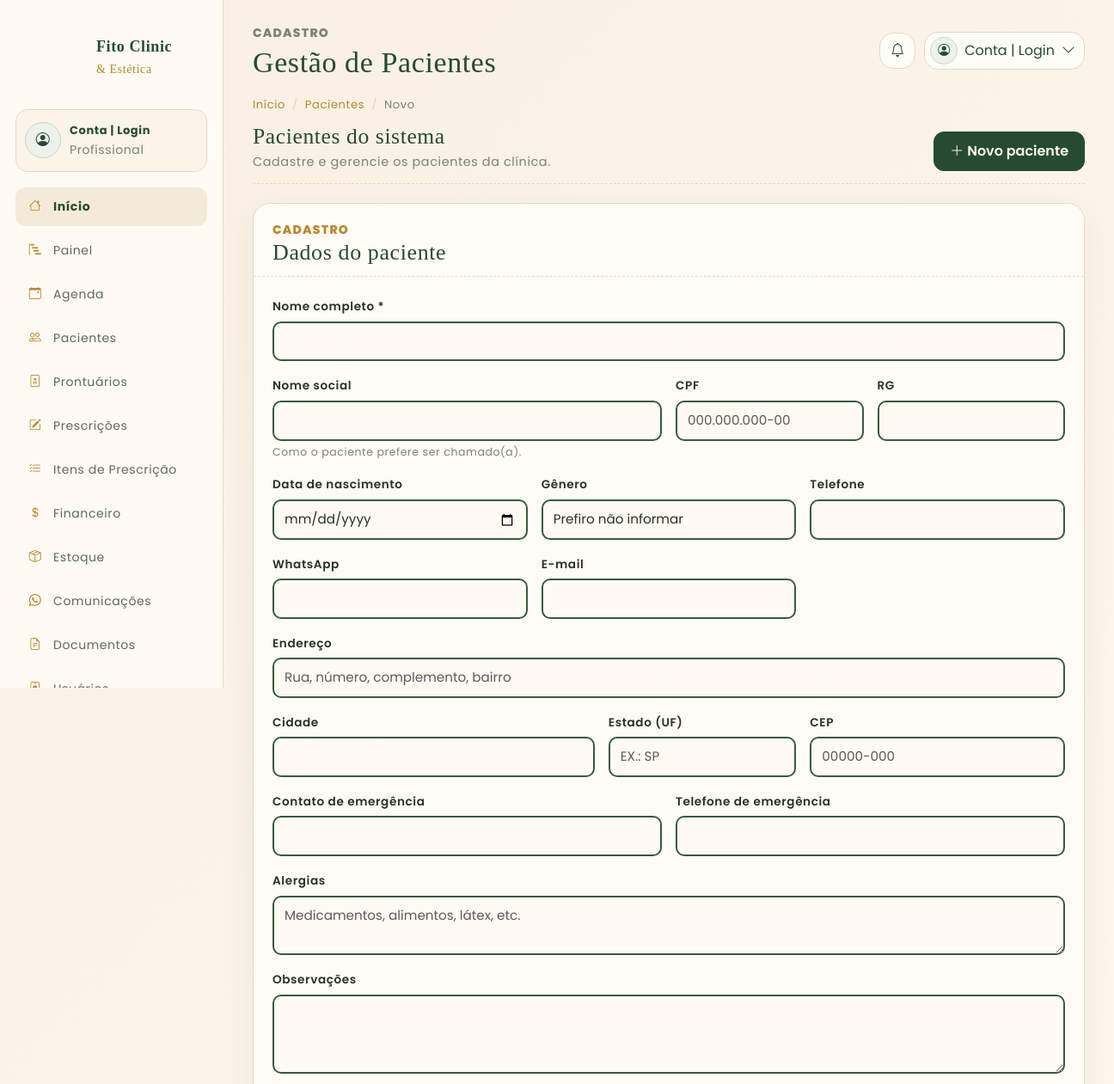
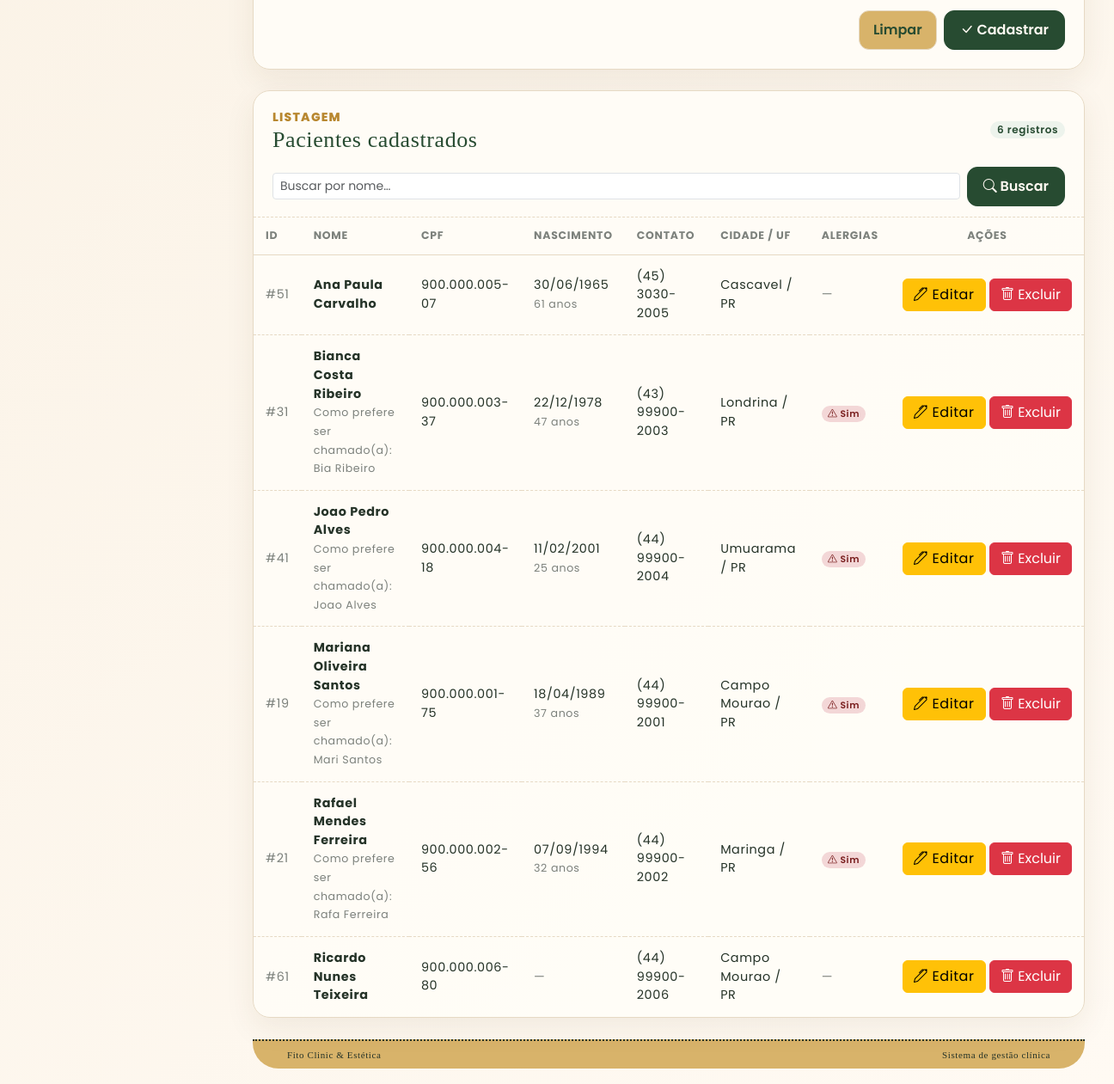
/pages/pacientesPage.php, run on the app's committed database (2 pictures, top to bottom).
### tables this page shows
CREATE TABLE pacientes (
    id BIGINT UNSIGNED AUTO_INCREMENT PRIMARY KEY,

    nome VARCHAR(150) NOT NULL,
    nome_social VARCHAR(150) NULL,

    cpf VARCHAR(14) NULL UNIQUE,
    rg VARCHAR(30) NULL,

    data_nascimento DATE NULL,
    genero ENUM(
        'masculino',
        'feminino',
        'outro',
        'nao_informado'
    ) DEFAULT 'nao_informado',

    telefone VARCHAR(30) NULL,
    whatsapp VARCHAR(30) NULL,
    email VARCHAR(150) NULL,

    endereco VARCHAR(255) NULL,
    cidade VARCHAR(100) NULL,
    estado CHAR(2) NULL,
    cep VARCHAR(10) NULL,

    contato_emergencia VARCHAR(150) NULL,
    telefone_emergencia VARCHAR(30) NULL,

    alergias TEXT NULL,
    observacoes TEXT NULL,

    criado_em TIMESTAMP DEFAULT CURRENT_TIMESTAMP,
    atualizado_em TIMESTAMP DEFAULT CURRENT_TIMESTAMP
        ON UPDATE CURRENT_TIMESTAMP
);

### views/pacientesGUI.php (the view, shortened to what the rows shown need)
<?php
function renderPacienteGUI(
    array $pacientes,
    array $mensagens = [],
    ?Paciente $pacienteEdicao = null,
    string $busca = ''
): void {
    $escapar = static fn($v) => htmlspecialchars((string) $v, ENT_QUOTES, 'UTF-8');
    $isEdicao = $pacienteEdicao !== null;
    ?>
    <!DOCTYPE html>
    <html lang="pt-BR">
    <head>
        <link rel="stylesheet" href="../media/bootstrap/css/bootstrap.css" />
        <link rel="stylesheet" href="../media/icons/bootstrap-icons.css" />
        <link rel="stylesheet" href="../css/styles.css" />
        <link rel="stylesheet" href="../css/php.css" />
    </head>
    <body>
        <div class="app-shell">
            <main class="main">
                <header class="topbar">
                    <div>
                        <h1><?= $isEdicao ? 'Editar paciente' : 'Gestão de Pacientes' ?></h1>
                    </div>
                </header>
                <div class="page-header">
                    <div>
                        <h1><?= $isEdicao ? 'Editando paciente #' . (int) $pacienteEdicao->id : 'Pacientes do sistema' ?>
                        </h1>
                    </div>
                </div>
                <div class="collapse show" id="formNovoPaciente">
                    <div class="card card-fito mb-4 <?= $isEdicao ? 'border-warning' : '' ?>">
                        <div class="card-header d-flex justify-content-between align-items-center">
                            <div>
                                <h2 class="m-0">
                                    <?= $isEdicao ? 'Alterar dados do paciente' : 'Dados do paciente' ?>
                                </h2>
                            </div>
                        </div>
                    </div>
                </div>
                <div class="card card-fito">
                    <div class="card-header">
                        <div class="d-flex justify-content-between align-items-center mb-3">
                            <div>
                                <h2 class="m-0">
                                    <?= $busca !== ''
                                        ? 'Pacientes encontrados'
                                        : 'Pacientes cadastrados' ?>
                                </h2>
                            </div>
                        </div>
                    </div>
                    <div class="card-body p-0">
                        <?php if (empty($pacientes)): ?>
                            <div class="empty-state">
                                <i class="bi bi-people"></i>
                                <?php if ($busca !== ''): ?>
                                    Nenhum paciente encontrado para
                                    <strong>"<?= $escapar($busca) ?>"</strong>.
                                <?php else: ?>
                                    Nenhum paciente cadastrado ainda.
                                <?php endif; ?>
                            </div>
                        <?php else: ?>
                            <div class="table-responsive">
                                <table class="table table-fito align-middle">
                                    <thead>
                                        <tr>
                                            <th scope="col">ID</th>
                                            <th scope="col">Nome</th>
                                            <th scope="col">CPF</th>
                                            <th scope="col">Nascimento</th>
                                            <th scope="col">Contato</th>
                                            <th scope="col">Cidade / UF</th>
                                            <th scope="col">Alergias</th>
                                            <th scope="col" class="text-center">Ações</th>
                                        </tr>
                                    </thead>
                                    <tbody>
                                        <?php foreach ($pacientes as $p): ?>
                                            <?php
                                            $linhaEdicao = $isEdicao && $pacienteEdicao->id === $p->id;
                                            $contatoPrincipal = $p->whatsapp ?? $p->telefone;
                                            $titleContato = [];
                                            if ($p->whatsapp)
                                                $titleContato[] = 'WhatsApp: ' . $p->whatsapp;
                                            if ($p->telefone)
                                                $titleContato[] = 'Telefone: ' . $p->telefone;
                                            $titleContatoStr = implode(' | ', $titleContato);
                                            $local = trim(($p->cidade ?? '') . ($p->estado ? ' / ' . $p->estado : ''));
                                            $linkEditar = '?editar=' . (int) $p->id
                                                . ($busca !== '' ? '&busca=' . urlencode($busca) : '');
                                            ?>
                                            <tr class="<?= $linhaEdicao ? 'table-warning' : '' ?>">
                                                <td class="text-fito-muted">#<?= (int) $p->id ?></td>
                                                <td>
                                                    <strong><?= $escapar($p->nome) ?></strong>
                                                    <?php if ($p->nomeSocial !== null && $p->nomeSocial !== '' && $p->nomeSocial !== $p->nome): ?>
                                                        <br>
                                                        <small class="text-fito-muted">
                                                            Como prefere ser chamado(a): <?= $escapar($p->nomeSocial) ?>
                                                        </small>
                                                    <?php endif; ?>
                                                </td>
                                                <td><?= $escapar($p->cpf ?? '—') ?></td>
                                                <td>
                                                    <?php if ($p->dataNascimento !== null): ?>
                                                        <?= $escapar($p->dataNascimentoBR()) ?>
                                                        <?php $idade = $p->idade(); ?>
                                                        <?php if ($idade !== null): ?>
                                                            <br><small class="text-fito-muted"><?= (int) $idade ?> anos</small>
                                                        <?php endif; ?>
                                                    <?php else: ?>
                                                        <span class="text-fito-muted">—</span>
                                                    <?php endif; ?>
                                                </td>
                                                <td title="<?= $escapar($titleContatoStr) ?>">
                                                    <?= $escapar($contatoPrincipal ?? '—') ?>
                                                </td>
                                                <td><?= $escapar($local !== '' ? $local : '—') ?></td>
                                                <td>
                                                    <?php if (!empty($p->alergias)): ?>
                                                        <span class="badge rounded-pill badge-fito-inativo"
                                                            title="<?= $escapar($p->alergias) ?>">
                                                            <i class="bi bi-exclamation-triangle"></i> Sim
                                                        </span>
                                                    <?php else: ?>
                                                        <span class="text-fito-muted">—</span>
                                                    <?php endif; ?>
                                                </td>
                                                <td class="text-end text-nowrap">
                                                    <a href="<?= $escapar($linkEditar) ?>" class="btn btn-warning margem-vertical"
                                                        title="Editar paciente">
                                                        <i class="bi bi-pen"></i> Editar
                                                    </a>
                                                    <button type="button" class="btn btn-danger margem-vertical"
                                                        data-bs-toggle="modal" data-bs-target="#modalExcluirPaciente"
                                                        data-paciente-id="<?= (int) $p->id ?>"
                                                        data-paciente-nome="<?= $escapar($p->nome) ?>">
                                                        <i class="bi bi-trash"></i> Excluir
                                                    </button>
                                                </td>
                                            </tr>
                                        <?php endforeach; ?>
                                    </tbody>
                                </table>
                            </div>
                        <?php endif; ?>
                    </div>
                </div>
            </main>
        </div>
    </body>
    </html>
    <?php
}

### data on the page
pacientes: id "51", nome "Ana Paula Carvalho", cpf "900.000.005-07", data_nascimento "30/06/1965", data_nascimento "61", telefone "(45) 3030-2005", $escapar($local !== '' ? $local : '—') "Cascavel / PR"
pacientes: id "31", nome "Bianca Costa Ribeiro", nome_social "Bia Ribeiro", cpf "900.000.003-37", data_nascimento "22/12/1978", data_nascimento "47", whatsapp "(43) 99900-2003", $escapar($local !== '' ? $local : '—') "Londrina / PR"
pacientes: id "41", nome "Joao Pedro Alves", nome_social "Joao Alves", cpf "900.000.004-18", data_nascimento "11/02/2001", data_nascimento "25", whatsapp "(44) 99900-2004", $escapar($local !== '' ? $local : '—') "Umuarama / PR"
pacientes: id "19", nome "Mariana Oliveira Santos", nome_social "Mari Santos", cpf "900.000.001-75", data_nascimento "18/04/1989", data_nascimento "37", whatsapp "(44) 99900-2001", $escapar($local !== '' ? $local : '—') "Campo Mourao / PR"
pacientes: id "21", nome "Rafael Mendes Ferreira", nome_social "Rafa Ferreira", cpf "900.000.002-56", data_nascimento "07/09/1994", data_nascimento "32", whatsapp "(44) 99900-2002", $escapar($local !== '' ? $local : '—') "Maringa / PR"
pacientes: id "61", nome "Ricardo Nunes Teixeira", cpf "900.000.006-80", whatsapp "(44) 99900-2006", $escapar($local !== '' ? $local : '—') "Campo Mourao / PR"

### other printed values
count($pacientes) "6"
